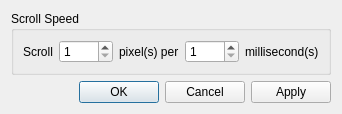
<?xml version="1.0" encoding="UTF-8"?>
<ui version="4.0">
 <class>Preference</class>
 <widget class="QDialog" name="Preference">
  <property name="windowModality">
   <enum>Qt::WindowModal</enum>
  </property>
  <property name="geometry">
   <rect>
    <x>0</x>
    <y>0</y>
    <width>340</width>
    <height>108</height>
   </rect>
  </property>
  <property name="windowTitle">
   <string>Preference</string>
  </property>
  <layout class="QVBoxLayout" name="verticalLayout">
   <item>
    <widget class="QGroupBox" name="groupBox">
     <property name="title">
      <string>Scroll Speed</string>
     </property>
     <layout class="QHBoxLayout" name="horizontalLayout">
      <item>
       <widget class="QLabel" name="label">
        <property name="text">
         <string>Scroll</string>
        </property>
       </widget>
      </item>
      <item>
       <widget class="QSpinBox" name="pixelInterval">
        <property name="minimum">
         <number>1</number>
        </property>
        <property name="maximum">
         <number>1000</number>
        </property>
       </widget>
      </item>
      <item>
       <widget class="QLabel" name="label_2">
        <property name="text">
         <string>pixel(s) per</string>
        </property>
       </widget>
      </item>
      <item>
       <widget class="QSpinBox" name="timeInterval">
        <property name="minimum">
         <number>1</number>
        </property>
        <property name="maximum">
         <number>1000</number>
        </property>
       </widget>
      </item>
      <item>
       <widget class="QLabel" name="label_3">
        <property name="text">
         <string>millisecond(s)</string>
        </property>
       </widget>
      </item>
     </layout>
    </widget>
   </item>
   <item>
    <widget class="QDialogButtonBox" name="buttons">
     <property name="orientation">
      <enum>Qt::Horizontal</enum>
     </property>
     <property name="standardButtons">
      <set>QDialogButtonBox::Apply|QDialogButtonBox::Cancel|QDialogButtonBox::Ok</set>
     </property>
    </widget>
   </item>
  </layout>
 </widget>
 <resources/>
 <connections>
  <connection>
   <sender>buttons</sender>
   <signal>accepted()</signal>
   <receiver>Preference</receiver>
   <slot>accept()</slot>
   <hints>
    <hint type="sourcelabel">
     <x>248</x>
     <y>254</y>
    </hint>
    <hint type="destinationlabel">
     <x>157</x>
     <y>274</y>
    </hint>
   </hints>
  </connection>
  <connection>
   <sender>buttons</sender>
   <signal>rejected()</signal>
   <receiver>Preference</receiver>
   <slot>reject()</slot>
   <hints>
    <hint type="sourcelabel">
     <x>316</x>
     <y>260</y>
    </hint>
    <hint type="destinationlabel">
     <x>286</x>
     <y>274</y>
    </hint>
   </hints>
  </connection>
 </connections>
</ui>
